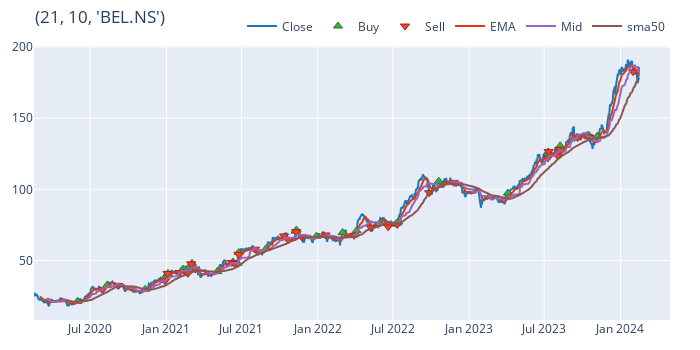

Write notebook code for a chart like this one.
### Code cell
import plotly.graph_objs as go
key = (21, 10, 'BEL.NS')
fig = pf[key].plot_orders()
trace_ema = go.Scatter(
    x= signal[key].ema.index,
    y=signal[key].ema.values,
    mode='lines',
    name='EMA'
)

trace_mid = go.Scatter(
    x= signal[key].mid.index,
    y=signal[key].mid.values,
    mode='lines',
    name='Mid'
)
trace_sma50 = go.Scatter(
    x= signal[key].sma50.index,
    y=signal[key].sma50.values,
    mode='lines',
    name='sma50'
)
fig.add_trace(trace_ema)    
fig.add_trace(trace_mid)
fig.add_trace(trace_sma50)  
# fig.add_trace(trace_ema1)
fig.update_layout(title=str(key))
fig.show()
